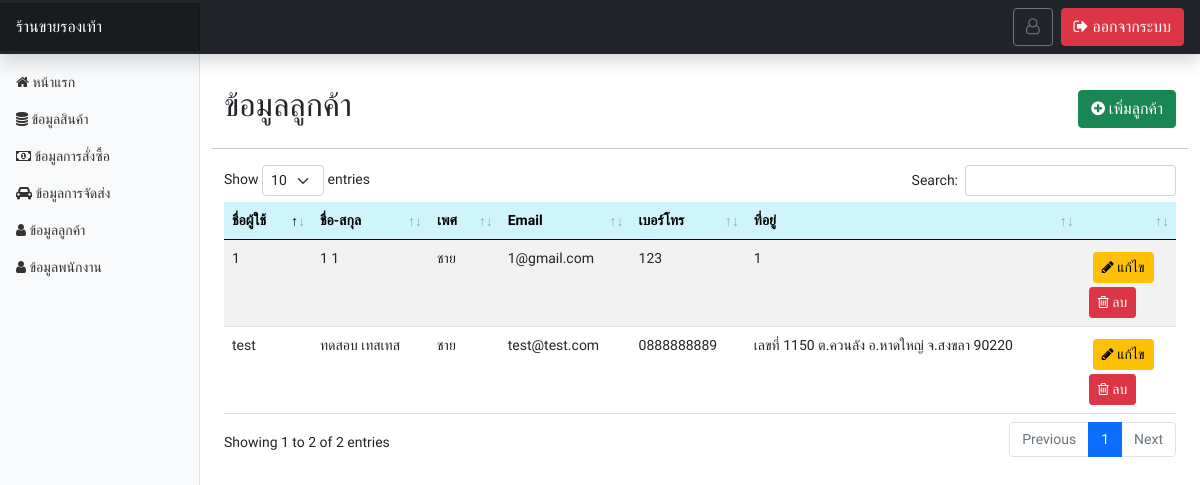
/page-admin/member_show.php, run on an earlier commit of the app's database.
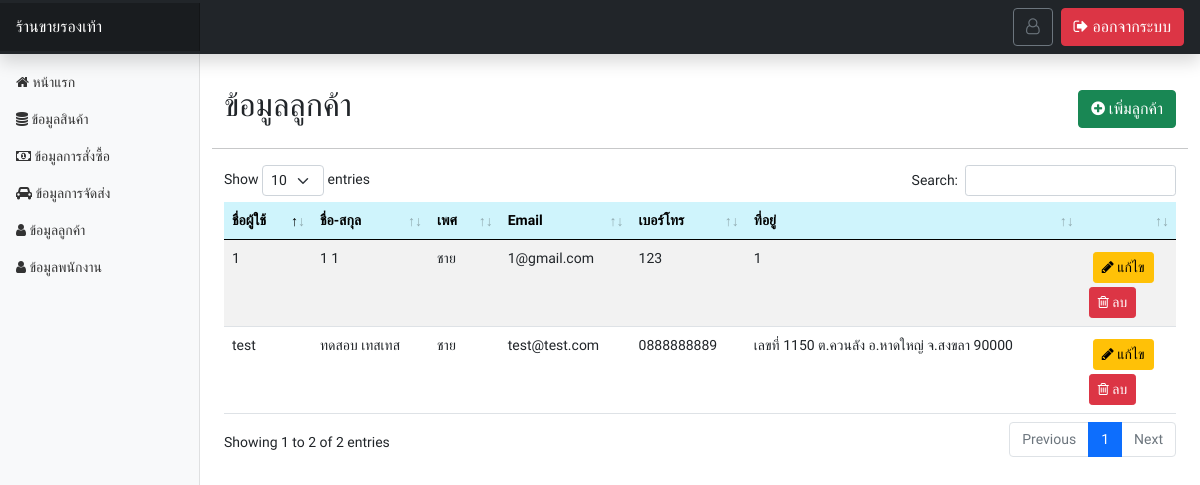
And on a later commit of the database.
### tables this page shows
CREATE TABLE `tbl_user` (
  `u_id` int(10) NOT NULL COMMENT 'ID',
  `u_username` varchar(255) NOT NULL COMMENT 'ชื่อผู้ใช้',
  `u_password` varchar(255) NOT NULL COMMENT 'รหัสผ่าน',
  `u_fname` varchar(255) NOT NULL COMMENT 'ชื่อ',
  `u_lname` varchar(255) NOT NULL COMMENT 'นามสกุล',
  `u_sex` varchar(50) NOT NULL COMMENT 'เพศ',
  `u_address` text NOT NULL COMMENT 'ที่อยู่',
  `u_email` varchar(255) NOT NULL COMMENT 'อีเมล์',
  `u_tel` varchar(10) NOT NULL COMMENT 'เบอร์โทร',
  `u_role` varchar(50) NOT NULL COMMENT 'บทบาท'
);

### functions.php (called while the page is built, shortened)
<?php
class ConnectDB
{
    public $db;
    function __construct()
    {
        $DB_HOST = "localhost";
        $DB_USER = "root";
        $DB_PASS = "";
        $DB_NAME = "stoe_store";
        $con = new mysqli($DB_HOST, $DB_USER, $DB_PASS, $DB_NAME);
        $this->db = $con;
    }
    function query($data)
    {
        $result = $this->db->query($data);
        if ($result == true) {
            return $result;
        } else {
            echo "Error to query.!!";
        }
    }
}

### page-admin/member_show.php (the view, shortened to what this page needs)
<?php include('header.php'); ?>
</head>
<?php
$obj = new ConnectDB();
$result = $obj->query("SELECT * FROM tbl_user WHERE u_role = 'member' ");
$row = $result->fetch_all(MYSQLI_ASSOC);
?>
<body>
    <?php include('navbar.php'); ?>
    <div class="container-fluid">
        <div class="row mb-5">
            <?php include('sidebar.php'); ?>
            <main class="col-md-9 ms-sm-auto col-lg-10 px-md-4">
                <div class="row mt-3">
                    <div class="d-flex justify-content-between align-items-center my-3">
                        <h2>ข้อมูลลูกค้า</h2>
                        <a href="member_add.php" class="btn btn-success"><i class="fa fa-plus-circle" aria-hidden="true"></i> เพิ่มลูกค้า</a>
                    </div>
                    <hr>
                    <div class="table-responsive">
                        <table id="dtable" class="table table-striped">
                            <thead>
                                <tr class="table-info">
                                    <th>ชื่อผู้ใช้</th>
                                    <th>ชื่อ-สกุล</th>
                                    <th>เพศ</th>
                                    <th>Email</th>
                                    <th>เบอร์โทร</th>
                                    <th>ที่อยู่</th>
                                    <th></th>
                                </tr>
                            </thead>
                            <tbody>
                                <?php
                                foreach ($row as $key => $value) {
                                ?>
                                    <tr>
                                        <td><?= $value['u_username']; ?></td>
                                        <td><?= $value['u_fname'] . ' ' . $value['u_lname']; ?></td>
                                        <td><?= $value['u_sex']; ?></td>
                                        <td><?= $value['u_email']; ?></td>
                                        <td><?= $value['u_tel']; ?></td>
                                        <td><?= $value['u_address']; ?></td>
                                        <td width="10%">
                                            <a href="?action=edit&id=" class="btn btn-sm btn-warning m-1"><i class="fa fa-pencil" aria-hidden="true"></i> แก้ไข</a>
                                            <a href="?action=delete&id=<?=$value['u_id'];?>" class="btn btn-sm btn-danger" onclick="return confirm('ยืนยันการลบ?');"><i class="fa fa-trash-o" aria-hidden="true"></i> ลบ</a>
                                        </td>
                                    </tr>
                                <?php } ?>
                            </tbody>
                        </table>
                    </div>
                </div>
            </main>
        </div>
    </div>
    <?php include('call_datatable.php'); ?>
</body>
</html>

What changed in the data, as far as the page shows it:
changed tbl_user "test": u_address "เลขที่ 1150 ต.ควนลัง อ.หาดใหญ่ จ.สงขลา 90220" → "เลขที่ 1150 ต.ควนลัง อ.หาดใหญ่ จ.สงขลา 90000"
